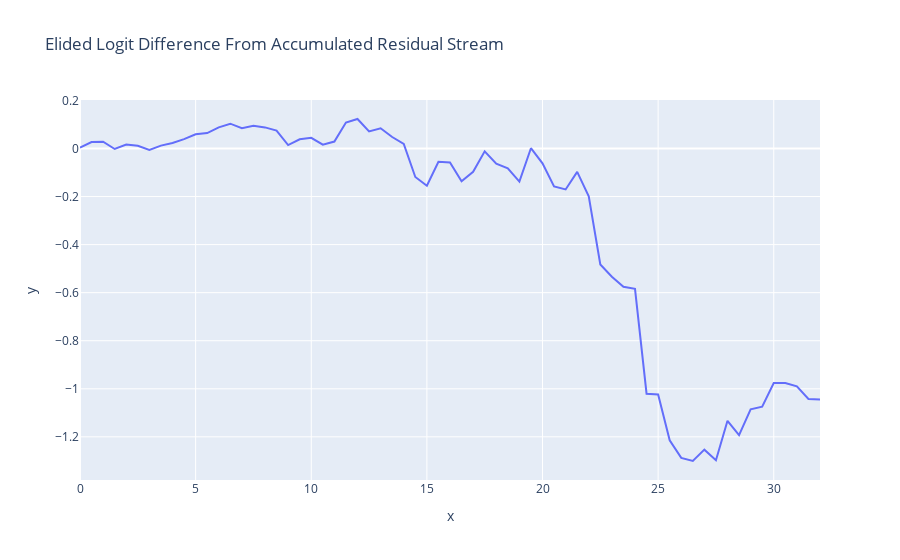

Source (notebook cell):
### Markdown cell above
Similar behavior in elided prompts, but in the opposite direction. The model only gets worse in later layers.

### Code cell
elided_accumulated_residual, labels = elided_cache.accumulated_resid(
    layer=-1, incl_mid=True, pos_slice=-1, return_labels=True
)
elided_logit_lens_logit_diffs = residual_stack_to_logit_diff(
    elided_accumulated_residual, elided_cache, elided_logit_diff_directions
)
line(
    elided_logit_lens_logit_diffs,
    x=np.arange(model.cfg.n_layers * 2 + 1) / 2,
    hover_name=labels,
    title="Elided Logit Difference From Accumulated Residual Stream",
)

### Figure 1 — Plotly figure (JSON) as saved in the notebook; plotly's stock layout.template omitted (floating-point values rounded to 4 significant figures)
{"data": [{"hovertemplate": "<b>%{hovertext}</b><br><br>x=%{x}<br>y=%{y}<extra></extra>", "hovertext": ["0_pre", "0_mid", "1_pre", "1_mid", "2_pre", "2_mid", "3_pre", "3_mid", "4_pre", "4_mid", "5_pre", "5_mid", "6_pre", "6_mid", "7_pre", "7_mid", "8_pre", "8_mid", "9_pre", "9_mid", "10_pre", "10_mid", "11_pre", "11_mid", "12_pre", "12_mid", "13_pre", "13_mid", "14_pre", "14_mid", "15_pre", "15_mid", "16_pre", "16_mid", "17_pre", "17_mid", "18_pre", "18_mid", "19_pre", "19_mid", "20_pre", "20_mid", "21_pre", "21_mid", "22_pre", "22_mid", "23_pre", "23_mid", "24_pre", "24_mid", "25_pre", "25_mid", "26_pre", "26_mid", "27_pre", "27_mid", "28_pre", "28_mid", "29_pre", "29_mid", "30_pre", "30_mid", "31_pre", "31_mid", "final_post"], "legendgroup": "", "line": {"color": "#636efa", "dash": "solid"}, "marker": {"symbol": "circle"}, "mode": "lines", "name": "", "orientation": "v", "showlegend": false, "type": "scatter", "x": [0, 0.5, 1, 1.5, 2, 2.5, 3, 3.5, 4, 4.5, 5, 5.5, 6, 6.5, 7, 7.5, 8, 8.5, 9, 9.5, 10, 10.5, 11, 11.5, 12, 12.5, 13, 13.5, 14, 14.5, 15, 15.5, 16, 16.5, 17, 17.5, 18, 18.5, 19, 19.5, 20, 20.5, 21, 21.5, 22, 22.5, 23, 23.5, 24, 24.5, 25, 25.5, 26, 26.5, 27, 27.5, 28, 28.5, 29, 29.5, 30, 30.5, 31, 31.5, 32], "xaxis": "x", "y": [0.004226, 0.02692, 0.0285, -0.002048, 0.01684, 0.0111, -0.005656, 0.0121, 0.02317, 0.03904, 0.05903, 0.0643, 0.08808, 0.1033, 0.0844, 0.09448, 0.08785, 0.07487, 0.01415, 0.03846, 0.04461, 0.01569, 0.0288, 0.1083, 0.1228, 0.07137, 0.08438, 0.04788, 0.01921, -0.1184, -0.1548, -0.05537, -0.05773, -0.1362, -0.09674, -0.01179, -0.06311, -0.08262, -0.1375, 0.001177, -0.06181, -0.1577, -0.1703, -0.0973, -0.1987, -0.4828, -0.5338, -0.5755, -0.5838, -1.021, -1.024, -1.215, -1.288, -1.301, -1.253, -1.297, -1.133, -1.193, -1.085, -1.074, -0.976, -0.976, -0.9901, -1.043, -1.044], "yaxis": "y"}], "layout": {"legend": {"tracegroupgap": 0}, "title": {"text": "Elided Logit Difference From Accumulated Residual Stream"}, "xaxis": {"anchor": "y", "domain": [0, 1], "title": {"text": "x"}}, "yaxis": {"anchor": "x", "domain": [0, 1], "title": {"text": "y"}}}}
